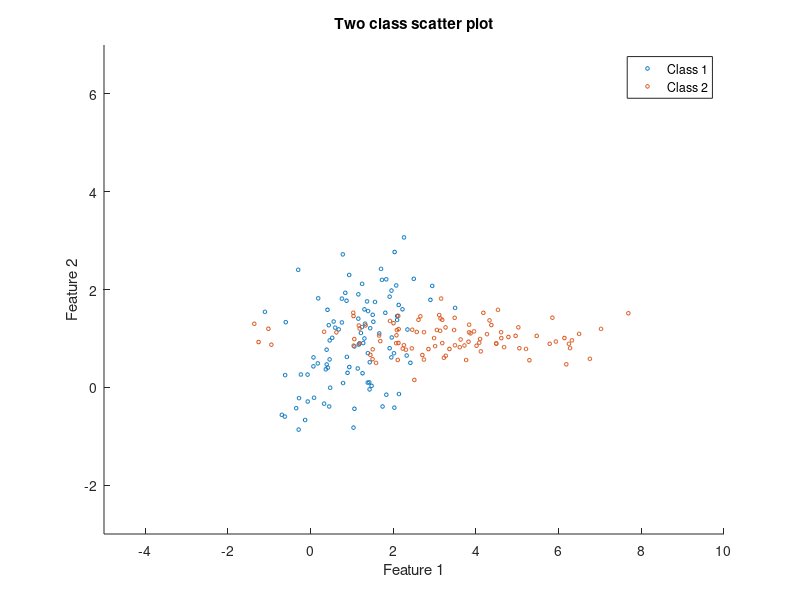

Write MATLAB code to recreate this figure.
% Generate multivariate Gaussian data with mean [1,1] and covariance [1 0.5; 0.5 1] for class 1
X1 = mvnrnd([1,1] , [1 0.5; 0.5 1], 100);

% Generate multivariate Gaussian data with mean [3,1] and covariance [3 0; 0 0.1] for class 2
X2 = mvnrnd([3,1] , [3 0; 0 0.1], 100);

% Open a new figure window and store the handle to it (here for checking the result)
h_fig1 = figure(1);

% CREATE THE PLOT AS INSTRUCTED ABOVE! TYPICAL SOLUTION STEPS ARE GIVEN IN THE COMMENTS BELOW:

% First, use the function scatter to plot the data in X1. Specify correct marker sizes and colors!
scatter(X1(:,1), X1(:,2), 7, 'blue', 'o', 'DisplayName', 'Class 1');

hold on;

% Then, use the function scatter to plot the data in X2 without erasing the previous plot. Specify correct marker sizes and colors!
scatter(X2(:,1), X2(:,2), 7, 'red', 'o', 'DisplayName', 'Class 2');

% Set the axis limits
xlim([-5, 10]);
ylim([-3, 7]);

% Set the axis labels
xlabel('Feature 1');
ylabel('Feature 2');

% Set the title
title('Two class scatter plot');

% Set the legend
legend('Location', 'Best');

hold off;
